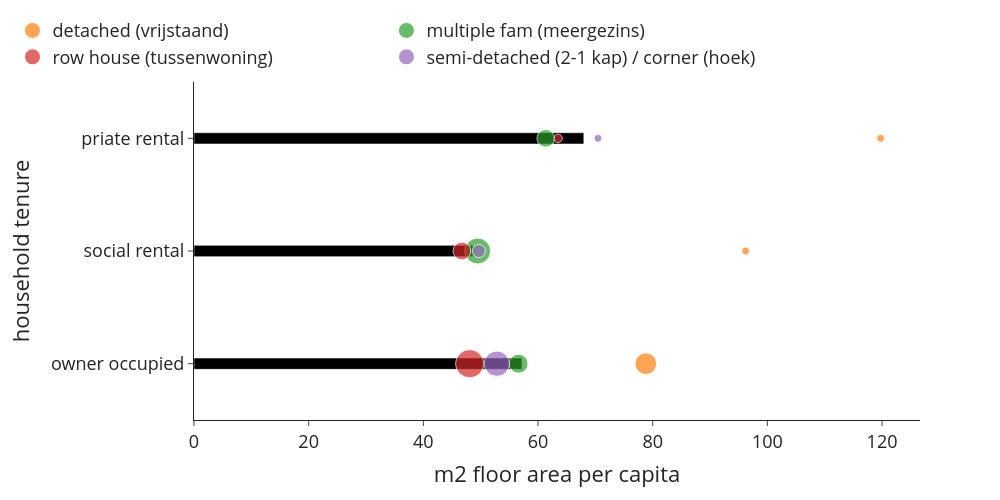

Notebook cell for this chart:
### Markdown cell above
#### Floor area

### Code cell
#floor area per tenure
use_m2_total_tenure = (use['size2019_w1']*use['n_hhd']).groupby(level=0, sort=False).sum() #m2 total in each group summed by tenure
use_cap_total_tenure = use['n_hhdmem2019'].groupby(level=0, sort=False).sum() #no. of people in each group summed by tenure
use_m2_per_cap_tenure = use_m2_total_tenure / use_cap_total_tenure #m2/cap in each tenure group
use_m2_per_cap_tenure.plot(kind='bar') #per person
"""interpretation: especially the highest tenure decile has considerably more floor area available than the vast majority"""

#floor area per tenure and building type
use_m2_total_tenure_type = (use['size2019_w1']*use['n_hhd']).groupby(level=[0,1], sort=False).sum() #m2 total in each group summed by tenure
use_cap_total_tenure_type = use['n_hhdmem2019'].groupby(level=[0,1], sort=False).sum() #no. of people in each group summed by tenure
use_m2_per_cap_tenure_type = use_m2_total_tenure_type / use_cap_total_tenure_type #m2/cap in each tenure group

#preparing the dataframes for plotting
df = use_m2_per_cap_tenure
df2=use_m2_per_cap_tenure_type.rename('value').to_frame()
df2['n_hhd'] = use['n_hhd'].groupby(level=[0,1], sort=False).sum()
df2 = df2.reset_index()

#plot
colors = ['#000000', #construction
                            '#fe6100', #buildings                                              
                                        '#648fff', #roads
                                        '#785ef0', #railways
                                        '#ffb000', #electricity
                                        '#808080', #other civil engineering
                                        '#000000', #construction
                                        ]
fig = px.bar(df, x=df.values, y=df.index,  
             labels={'x':'m2 floor area per capita', 'tenure_lab':'household tenure'}, 
             template='simple_white', 
             color_discrete_sequence=colors) 
fig.update_layout(width=1000, height=500, 
                      #xaxis_tickformat = '.0%',
                      font=dict(size=18),
                      bargap=0.9,
                      legend=dict(
        orientation="h",
        #entrywidth=70,
        yanchor="bottom",
        y=1.02,
        xanchor="left",
        x=-0.25,
    ))

df2=use_m2_per_cap_tenure_type.rename('value').to_frame()
df2['n_hhd'] = use['n_hhd'].groupby(level=[0,1], sort=False).sum()

for i in df2.index.levels[1].to_list():
    df_plot = df2.xs(i, level=1)
    fig.add_trace(go.Scatter(
            y=df_plot.index, 
            x=df_plot['value'],
            mode='markers',
            name=i,
            marker=dict(size=df_plot['n_hhd'],
                        sizemode='area',
                        sizeref=4*max(df2['n_hhd'])/(40.**2),
                        sizemin=4,
                        #color=10*[0, 1, 2, 3],
                        ),
            showlegend=True
        ))

fig.write_image('visualisations/bubblechart_m2_per_cap_tenure.png', scale=3)
fig.show()

### Figure 1 — Plotly figure (JSON) as saved in the notebook; plotly's stock layout.template omitted (floating-point values rounded to 4 significant figures)
{"data": [{"alignmentgroup": "True", "hovertemplate": "m2 floor area per capita=%{x}<br>household tenure=%{y}<extra></extra>", "legendgroup": "", "marker": {"color": "#000000", "pattern": {"shape": ""}}, "name": "", "offsetgroup": "", "orientation": "h", "showlegend": false, "textposition": "auto", "type": "bar", "x": [57.19, 48.66, 67.99], "xaxis": "x", "y": ["owner occupied", "social rental", "priate rental"], "yaxis": "y"}, {"marker": {"size": [901780, 3455, 56985], "sizemin": 4, "sizemode": "area", "sizeref": 3815.0}, "mode": "markers", "name": "detached (vrijstaand)", "showlegend": true, "type": "scatter", "x": [78.81, 96.19, 119.8], "y": ["owner occupied", "social rental", "priate rental"]}, {"marker": {"size": [689135, 1292440, 596785], "sizemin": 4, "sizemode": "area", "sizeref": 3815.0}, "mode": "markers", "name": "multiple fam (meergezins)", "showlegend": true, "type": "scatter", "x": [56.61, 49.47, 61.35], "y": ["owner occupied", "social rental", "priate rental"]}, {"marker": {"size": [1526135, 602470, 134250], "sizemin": 4, "sizemode": "area", "sizeref": 3815.0}, "mode": "markers", "name": "row house (tussenwoning)", "showlegend": true, "type": "scatter", "x": [48.08, 46.73, 63.51], "y": ["owner occupied", "social rental", "priate rental"]}, {"marker": {"size": [1226775, 327490, 81940], "sizemin": 4, "sizemode": "area", "sizeref": 3815.0}, "mode": "markers", "name": "semi-detached (2-1 kap) / corner (hoek)", "showlegend": true, "type": "scatter", "x": [52.82, 49.67, 70.46], "y": ["owner occupied", "social rental", "priate rental"]}], "layout": {"bargap": 0.9, "barmode": "relative", "font": {"size": 18}, "height": 500, "legend": {"orientation": "h", "tracegroupgap": 0, "x": -0.25, "xanchor": "left", "y": 1.02, "yanchor": "bottom"}, "margin": {"t": 60}, "width": 1000, "xaxis": {"anchor": "y", "domain": [0, 1], "title": {"text": "m2 floor area per capita"}}, "yaxis": {"anchor": "x", "domain": [0, 1], "title": {"text": "household tenure"}}}}
